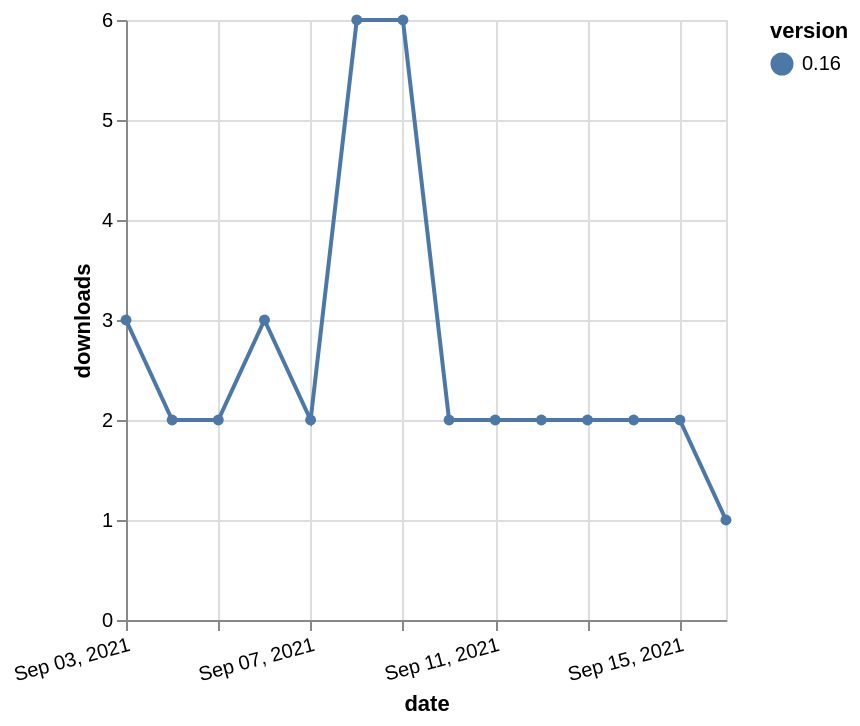

Source (Vega-Lite JSON):
### Vega-Lite specification from a JSON file in a GitHub repository (floating-point values rounded to 4 significant figures)
{"$schema": "https://vega.github.io/schema/vega-lite/v5.json", "description": "A simple bar chart with embedded data.", "data": {"values": [{"date": "2021-09-03", "total": 3094, "delta": 3, "version": "0.16"}, {"date": "2021-09-04", "total": 3096, "delta": 2, "version": "0.16"}, {"date": "2021-09-05", "total": 3098, "delta": 2, "version": "0.16"}, {"date": "2021-09-06", "total": 3101, "delta": 3, "version": "0.16"}, {"date": "2021-09-07", "total": 3103, "delta": 2, "version": "0.16"}, {"date": "2021-09-08", "total": 3109, "delta": 6, "version": "0.16"}, {"date": "2021-09-09", "total": 3115, "delta": 6, "version": "0.16"}, {"date": "2021-09-10", "total": 3117, "delta": 2, "version": "0.16"}, {"date": "2021-09-11", "total": 3119, "delta": 2, "version": "0.16"}, {"date": "2021-09-12", "total": 3121, "delta": 2, "version": "0.16"}, {"date": "2021-09-13", "total": 3123, "delta": 2, "version": "0.16"}, {"date": "2021-09-14", "total": 3125, "delta": 2, "version": "0.16"}, {"date": "2021-09-15", "total": 3127, "delta": 2, "version": "0.16"}, {"date": "2021-09-16", "total": 3128, "delta": 1, "version": "0.16"}]}, "width": "container", "mark": {"type": "line", "point": {"filled": true}}, "encoding": {"x": {"field": "date", "type": "temporal", "timeUnit": "yearmonthdate", "title": "date", "axis": {"labelAngle": -15}}, "y": {"field": "delta", "type": "quantitative", "title": "downloads"}, "color": {"field": "version", "type": "nominal"}, "tooltip": {"field": "delta"}}}
